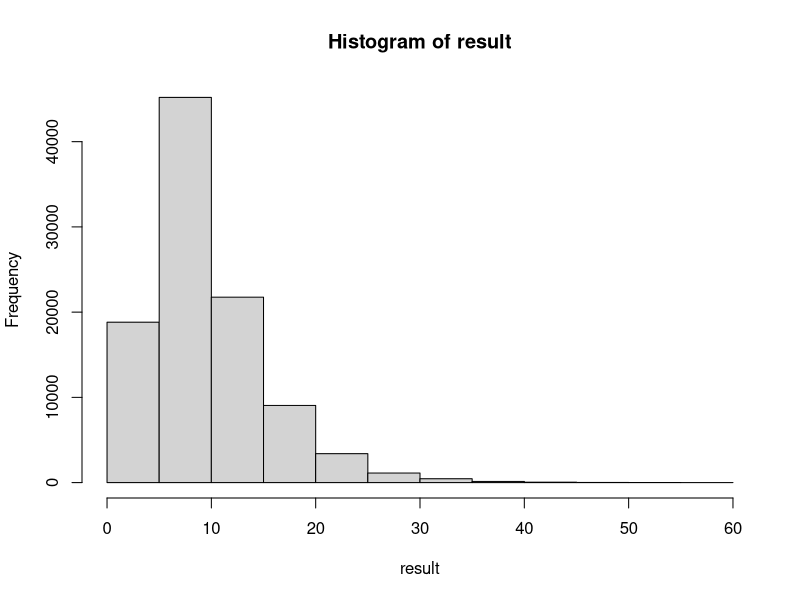

The R script that drew this image:
# Problem 3

frogWalk <- function() {
  steps <- 0
  curr <- 1
  moves <- c(-1, 1)
  visited <- c(T, F, F, F, F)
  
  while (any(!visited)) {
    move <- sample(moves, 1)
    curr <- curr + move
    
    if (curr == 0) {
      curr <- 5
    }
    
    if (curr == 6) {
      curr <- 1
    }
    
    visited[curr] <- T
    steps <- steps + 1
  }
  
  steps
}

result <- replicate(10^3, frogWalk())
mean(result)

result <- replicate(10^4, frogWalk())
mean(result)

result <- replicate(10^5, frogWalk())
mean(result)

hist(result)

# Problem 7
fx <- function (x) {
  2*exp(-x^2/2)/sqrt(2*pi)
}

fy <- function(y) {
  exp(-y)
}

c <- sqrt(2*exp(1)/pi)

genNorm <- function() {
  while (1) {
    y <- -log(runif(1))
    u <- runif(1)
    
    if (u <= fx(y)/(c*fy(y))) {
      break
    }
  }
  
  rand <- runif(1, -1, 1)
  
  if (rand > 0) {
    y
  } else {
    -y
  }
}

replicate(10^5, genNorm())
